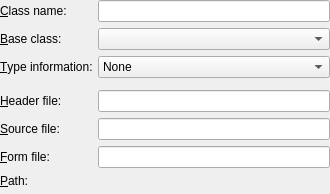
<?xml version="1.0" encoding="UTF-8"?>
<ui version="4.0">
 <class>Designer::Internal::NewClassWidget</class>
 <widget class="QWidget" name="Designer::Internal::NewClassWidget">
  <property name="geometry">
   <rect>
    <x>0</x>
    <y>0</y>
    <width>300</width>
    <height>194</height>
   </rect>
  </property>
  <layout class="QFormLayout" name="formLayout">
   <property name="fieldGrowthPolicy">
    <enum>QFormLayout::ExpandingFieldsGrow</enum>
   </property>
   <property name="leftMargin">
    <number>0</number>
   </property>
   <property name="topMargin">
    <number>0</number>
   </property>
   <property name="rightMargin">
    <number>0</number>
   </property>
   <property name="bottomMargin">
    <number>0</number>
   </property>
   <item row="0" column="0">
    <widget class="QLabel" name="classNameLabel">
     <property name="text">
      <string>&amp;Class name:</string>
     </property>
     <property name="buddy">
      <cstring>classLineEdit</cstring>
     </property>
    </widget>
   </item>
   <item row="0" column="1">
    <widget class="Utils::ClassNameValidatingLineEdit" name="classLineEdit"/>
   </item>
   <item row="1" column="0">
    <widget class="QLabel" name="baseClassLabel">
     <property name="text">
      <string>&amp;Base class:</string>
     </property>
     <property name="buddy">
      <cstring>baseClassComboBox</cstring>
     </property>
    </widget>
   </item>
   <item row="1" column="1">
    <widget class="QComboBox" name="baseClassComboBox">
     <property name="sizePolicy">
      <sizepolicy hsizetype="MinimumExpanding" vsizetype="Fixed">
       <horstretch>0</horstretch>
       <verstretch>0</verstretch>
      </sizepolicy>
     </property>
    </widget>
   </item>
   <item row="2" column="0">
    <widget class="QLabel" name="classTypeLabel">
     <property name="text">
      <string>&amp;Type information:</string>
     </property>
     <property name="buddy">
      <cstring>classTypeComboBox</cstring>
     </property>
    </widget>
   </item>
   <item row="2" column="1">
    <widget class="QComboBox" name="classTypeComboBox">
     <item>
      <property name="text">
       <string>None</string>
      </property>
     </item>
     <item>
      <property name="text">
       <string>Inherits QObject</string>
      </property>
     </item>
     <item>
      <property name="text">
       <string>Inherits QWidget</string>
      </property>
     </item>
     <item>
      <property name="text">
       <string>Inherits QDeclarativeItem - Qt Quick 1</string>
      </property>
     </item>
     <item>
      <property name="text">
       <string>Inherits QQuickItem - Qt Quick 2</string>
      </property>
     </item>
     <item>
      <property name="text">
       <string>Based on QSharedData</string>
      </property>
     </item>
    </widget>
   </item>
   <item row="3" column="0">
    <spacer name="verticalSpacer">
     <property name="orientation">
      <enum>Qt::Vertical</enum>
     </property>
     <property name="sizeType">
      <enum>QSizePolicy::Fixed</enum>
     </property>
     <property name="sizeHint" stdset="0">
      <size>
       <width>0</width>
       <height>0</height>
      </size>
     </property>
    </spacer>
   </item>
   <item row="3" column="1">
    <spacer name="verticalSpacer_2">
     <property name="orientation">
      <enum>Qt::Vertical</enum>
     </property>
     <property name="sizeType">
      <enum>QSizePolicy::Fixed</enum>
     </property>
     <property name="sizeHint" stdset="0">
      <size>
       <width>0</width>
       <height>0</height>
      </size>
     </property>
    </spacer>
   </item>
   <item row="4" column="0">
    <widget class="QLabel" name="headerLabel">
     <property name="text">
      <string>&amp;Header file:</string>
     </property>
     <property name="buddy">
      <cstring>headerFileLineEdit</cstring>
     </property>
    </widget>
   </item>
   <item row="4" column="1">
    <widget class="Utils::FileNameValidatingLineEdit" name="headerFileLineEdit"/>
   </item>
   <item row="5" column="0">
    <widget class="QLabel" name="sourceLabel">
     <property name="text">
      <string>&amp;Source file:</string>
     </property>
     <property name="buddy">
      <cstring>sourceFileLineEdit</cstring>
     </property>
    </widget>
   </item>
   <item row="5" column="1">
    <widget class="Utils::FileNameValidatingLineEdit" name="sourceFileLineEdit"/>
   </item>
   <item row="6" column="0">
    <widget class="QLabel" name="formLabel">
     <property name="text">
      <string>&amp;Form file:</string>
     </property>
     <property name="buddy">
      <cstring>formFileLineEdit</cstring>
     </property>
    </widget>
   </item>
   <item row="6" column="1">
    <widget class="Utils::FileNameValidatingLineEdit" name="formFileLineEdit"/>
   </item>
   <item row="7" column="0">
    <widget class="QLabel" name="pathLabel">
     <property name="text">
      <string>&amp;Path:</string>
     </property>
     <property name="buddy">
      <cstring>pathLabel</cstring>
     </property>
    </widget>
   </item>
   <item row="7" column="1">
    <widget class="Utils::PathChooser" name="pathChooser" native="true"/>
   </item>
  </layout>
 </widget>
 <customwidgets>
  <customwidget>
   <class>Utils::ClassNameValidatingLineEdit</class>
   <extends>QLineEdit</extends>
   <header location="global">utils/classnamevalidatinglineedit.h</header>
  </customwidget>
  <customwidget>
   <class>Utils::FileNameValidatingLineEdit</class>
   <extends>QLineEdit</extends>
   <header location="global">utils/filenamevalidatinglineedit.h</header>
  </customwidget>
  <customwidget>
   <class>Utils::PathChooser</class>
   <extends>QWidget</extends>
   <header location="global">utils/pathchooser.h</header>
   <container>1</container>
  </customwidget>
 </customwidgets>
 <resources/>
 <connections/>
</ui>
